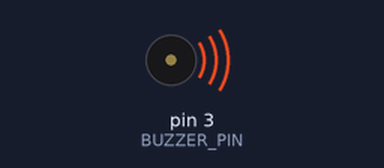
A sketch run on a simulated Arduino Uno, built with avr-gcc and run on an emulated ATmega328P. On the bench: buzzer (waves = sounding).

Above: at 0.15 s.
At 4.8 s:
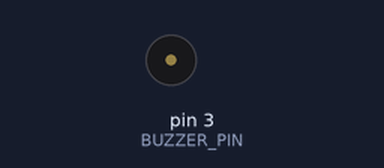
Timing chart, 0 to 6.6 s (numbered marks = the images above):
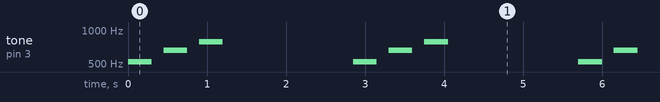

Measured:
- by itself, tone on pin 3 (BUZZER_PIN): repeats every 2.9 s: silent 0.15 s, 659 Hz 0.30 s, silent 0.15 s, 784 Hz 0.30 s, silent 1.7 s, 523 Hz 0.30 s

The sketch:

beginner-musical-buzzer.ino
```cpp
// CircuitByte: passive piezo logic-input module on D3.
const byte BUZZER_PIN = 3;
void playNote(unsigned int frequency) {
  tone(BUZZER_PIN, frequency); // Pitch in hertz.
  delay(300);                 // Hold the note.
  noTone(BUZZER_PIN);          // Stop making sound.
  delay(150);                 // Silence between notes.
}
void setup() { pinMode(BUZZER_PIN, OUTPUT); }
void loop() {
  playNote(523);
  playNote(659);
  playNote(784);
  delay(1500);
}
```
